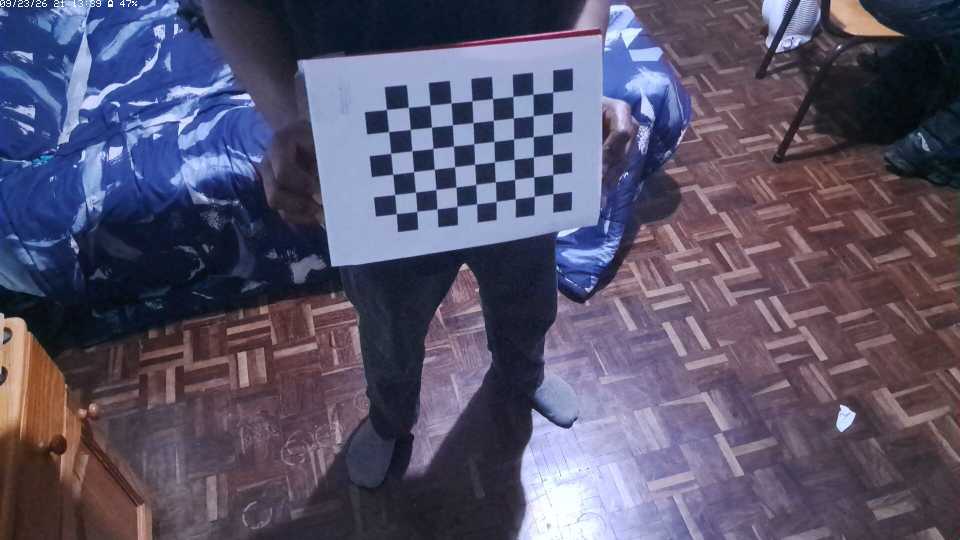
#> input picture 01_camera_calibration/images/calibration_000.png, 1920 x 1080 px, given in place of the camera (shown at 1/2 size)
$ python filter_rover_pose.py   (older library calls are emulated)
#> lines starting #> are read from the running program, lines starting #| are printed output that depends on the picture
from __future__ import annotations

import cv2
import json
import math
import time
from collections import deque
from dataclasses import dataclass
from pathlib import Path

import numpy as np


# ============================================================
# PATHS
# ============================================================

SCRIPT_DIR = Path(__file__).resolve().parent
CV_ROOT = SCRIPT_DIR.parent
CALIBRATION_DIR = CV_ROOT / "calibration"
CAPTURE_DIR = SCRIPT_DIR / "captures"

CAMERA_CALIBRATION_FILE = CALIBRATION_DIR / "camera_calibration.json"
ARENA_CALIBRATION_FILE = CALIBRATION_DIR / "arena_calibration.json"

CAPTURE_DIR.mkdir(parents=True, exist_ok=True)


# ============================================================
# USER SETTINGS
# ============================================================

CAMERA_URL = "http://196.24.154.126:8080/video"

ARUCO_DICTIONARY = cv2.aruco.DICT_4X4_50
ROVER_MARKER_ID = 29

# Step 6: heading validation showed the fixed correction was
# negligible, so keep this at zero.
MARKER_HEADING_OFFSET_DEG = 0.0

# Step 7: body-frame compensation from ArUco centre to rover centre.
ROVER_CENTRE_LEFT_MM = 64.0
ROVER_CENTRE_FORWARD_MM = 90.0


# ============================================================
# TEMPORAL FILTER SETTINGS
# ============================================================

# EMA time constants.
# Smaller = more responsive, larger = smoother.
POSITION_FILTER_TAU_S = 0.12
HEADING_FILTER_TAU_S = 0.08

# Generous physical outlier gates.
# These are intentionally much larger than expected rover motion.
MAX_TRANSLATIONAL_SPEED_MM_S = 2500.0
MAX_ANGULAR_SPEED_DEG_S = 900.0

# Allow a little extra measurement movement even at tiny dt.
POSITION_GATE_MARGIN_MM = 30.0
HEADING_GATE_MARGIN_DEG = 8.0

# How long the last good pose may be retained during a short
# marker dropout. After this, the pose becomes invalid.
POSE_HOLD_SECONDS = 0.50

# Recent accepted/missed detections used for operational confidence.
CONFIDENCE_WINDOW_FRAMES = 20

# Marker pixel-size quality.
# Detection can work below FULL_CONF_MARKER_SIDE_PX, but a larger
# marker generally gives more reliable corner localisation.
MIN_USABLE_MARKER_SIDE_PX = 20.0
FULL_CONF_MARKER_SIDE_PX = 60.0

RECONNECT_DELAY_S = 1.0


# ============================================================
# DATA TYPES
# ============================================================

@dataclass
class PoseMeasurement:
    x_mm: float
    y_mm: float
    heading_deg: float
    marker_side_px: float
    timestamp: float


@dataclass
class FilteredPose:
    x_mm: float
    y_mm: float
    heading_deg: float
    confidence: float
    valid: bool
    stale: bool
    age_s: float
    marker_detected: bool
    measurement_accepted: bool


# ============================================================
# LOAD CALIBRATION
# ============================================================

def load_json(path: Path) -> dict:
    if not path.exists():
        raise FileNotFoundError(f"Missing required file: {path}")

    with path.open("r", encoding="utf-8") as file:
        return json.load(file)


camera_data = load_json(CAMERA_CALIBRATION_FILE)
#> (reads 01_camera_calibration/camera_calibration.json from the repository)
arena_data = load_json(ARENA_CALIBRATION_FILE)
#> (reads 02_arena_homography/arena_calibration.json from the repository)

camera_matrix = np.array(
    camera_data["camera_matrix"],
    dtype=np.float64
)

dist_coeffs = np.array(
    camera_data["distortion_coefficients"],
    dtype=np.float64
)

camera_width = int(camera_data["image_width"])
camera_height = int(camera_data["image_height"])

H_world = np.array(
    arena_data["homography_image_to_world"],
    dtype=np.float64
)

H_birdseye = np.array(
    arena_data["homography_image_to_birdseye"],
    dtype=np.float64
)

birdseye_width = int(arena_data["birdseye_width"])
birdseye_height = int(arena_data["birdseye_height"])

arena_width_mm = float(arena_data["arena_width_mm"])
arena_height_mm = float(arena_data["arena_height_mm"])


# ============================================================
# PRECOMPUTE UNDISTORTION
# ============================================================

map1, map2 = cv2.initUndistortRectifyMap(
    camera_matrix,
    dist_coeffs,
    None,
    camera_matrix,
    (camera_width, camera_height),
    cv2.CV_32FC1
)


# ============================================================
# ARUCO DETECTOR
# ============================================================

aruco_dictionary = cv2.aruco.getPredefinedDictionary(
    ARUCO_DICTIONARY
)

detector_parameters = cv2.aruco.DetectorParameters()
detector_parameters.cornerRefinementMethod = (
    cv2.aruco.CORNER_REFINE_SUBPIX
)

if hasattr(cv2.aruco, "ArucoDetector"):
    aruco_detector = cv2.aruco.ArucoDetector(
        aruco_dictionary,
        detector_parameters
    )
else:
    aruco_detector = None


# ============================================================
# MATH HELPERS
# ============================================================

# [84 lines left out: functions shortest_angle_delta_deg, ema_alpha, transform_points, line_intersection, not called in this run]


# ============================================================
# CAMERA
# ============================================================

def open_camera() -> cv2.VideoCapture:
    cap = cv2.VideoCapture()

    try:
        cap.set(cv2.CAP_PROP_OPEN_TIMEOUT_MSEC, 5000)
        cap.set(cv2.CAP_PROP_READ_TIMEOUT_MSEC, 3000)
    except Exception:
        pass

    cap.open(CAMERA_URL)

    if not cap.isOpened():
        raise RuntimeError(
            f"Could not open camera stream: {CAMERA_URL}"
        )

    return cap


# [18 lines left out: function reconnect_camera, not called in this run]


def undistort_frame(frame: np.ndarray) -> np.ndarray:
    h, w = frame.shape[:2]

    if (w, h) != (camera_width, camera_height):
        raise RuntimeError(
            f"Camera returned {w}x{h}, but calibration expects "
            f"{camera_width}x{camera_height}."
        )

    return cv2.remap(
        frame,
        map1,
        map2,
        interpolation=cv2.INTER_LINEAR
    )


# ============================================================
# ARUCO -> RAW COMPENSATED ROVER MEASUREMENT
# ============================================================

def detect_rover_marker(
    undistorted: np.ndarray
) -> np.ndarray | None:

    gray = cv2.cvtColor(
        undistorted,
        cv2.COLOR_BGR2GRAY
    )

    if aruco_detector is not None:
        corners, ids, _ = (
            aruco_detector.detectMarkers(gray)
        )
    else:
        corners, ids, _ = (
            cv2.aruco.detectMarkers(
                gray,
                aruco_dictionary,
                parameters=detector_parameters
            )
        )

    if ids is None:
        return None

    for marker_corners, marker_id in zip(
        corners,
        ids.flatten()
    ):
        if int(marker_id) == ROVER_MARKER_ID:
            return (
                marker_corners
                .reshape(4, 2)
                .astype(np.float64)
            )

    return None


# [125 lines left out: functions calculate_heading_deg, marker_to_rover_centre, mean_marker_side_px, make_raw_measurement, not called in this run]


# ============================================================
# TEMPORAL POSE FILTER
# ============================================================

class RoverPoseFilter:
    def __init__(self) -> None:
        self.reset()

    def reset(self) -> None:
        self.initialised = False

        self.x_mm = 0.0
        self.y_mm = 0.0
        self.heading_deg = 0.0

        self.last_filter_time: float | None = None
        self.last_good_time: float | None = None

        self.last_measurement: PoseMeasurement | None = None

        self.recent_acceptance = deque(
            maxlen=CONFIDENCE_WINDOW_FRAMES
        )

        self.last_size_score = 0.0

    # [65 lines left out: functions marker_size_score, is_plausible, not called in this run]

    def update(
        self,
        measurement: PoseMeasurement | None,
        now: float
    ) -> FilteredPose | None:

        marker_detected = (
            measurement is not None
        )

        measurement_accepted = False

        if measurement is not None:

            size_score = self.marker_size_score(
                measurement.marker_side_px
            )

            if (
                size_score > 0.0
                and self.is_plausible(measurement)
            ):

                measurement_accepted = True
                self.last_size_score = size_score

                if not self.initialised:

                    self.x_mm = measurement.x_mm
                    self.y_mm = measurement.y_mm
                    self.heading_deg = measurement.heading_deg

                    self.initialised = True

                else:

                    if self.last_filter_time is None:
                        dt = 1.0 / 30.0
                    else:
                        dt = max(
                            1e-3,
                            now - self.last_filter_time
                        )

                    alpha_position = ema_alpha(
                        dt,
                        POSITION_FILTER_TAU_S
                    )

                    alpha_heading = ema_alpha(
                        dt,
                        HEADING_FILTER_TAU_S
                    )

                    self.x_mm += (
                        alpha_position
                        * (
                            measurement.x_mm
                            - self.x_mm
                        )
                    )

                    self.y_mm += (
                        alpha_position
                        * (
                            measurement.y_mm
                            - self.y_mm
                        )
                    )

                    heading_delta = shortest_angle_delta_deg(
                        measurement.heading_deg,
                        self.heading_deg
                    )

                    self.heading_deg = (
                        self.heading_deg
                        + alpha_heading * heading_delta
                    ) % 360.0

                self.last_good_time = now
                self.last_measurement = measurement

        self.recent_acceptance.append(
            1 if measurement_accepted else 0
        )

        self.last_filter_time = now

        if not self.initialised:
            return None

        if self.last_good_time is None:
            return None

        age_s = max(
            0.0,
            now - self.last_good_time
        )

        valid = (
            age_s <= POSE_HOLD_SECONDS
        )

        stale = (
            age_s > 0.05
        )

        hit_ratio = (
            sum(self.recent_acceptance)
            / max(1, len(self.recent_acceptance))
        )

        # Operational confidence:
        #   65% recent accepted-detection ratio
        #   35% marker pixel-size quality
        base_confidence = (
            0.65 * hit_ratio
            + 0.35 * self.last_size_score
        )

        # During a short dropout, confidence decays smoothly.
        if age_s > 0.0:
            decay = math.exp(
                -3.0
                * age_s
                / max(POSE_HOLD_SECONDS, 1e-6)
            )
        else:
            decay = 1.0

        confidence = float(
            np.clip(
                base_confidence * decay,
                0.0,
                1.0
            )
        )

        if not valid:
            confidence = 0.0

        return FilteredPose(
            x_mm=float(self.x_mm),
            y_mm=float(self.y_mm),
            heading_deg=float(self.heading_deg),
            confidence=confidence,
            valid=valid,
            stale=stale,
            age_s=float(age_s),
            marker_detected=marker_detected,
            measurement_accepted=measurement_accepted
        )


# ============================================================
# DISPLAY HELPERS
# ============================================================

# [56 lines left out: functions world_to_birdseye, draw_heading_arrow, not called in this run]


def draw_display(
    birdseye: np.ndarray,
    raw: PoseMeasurement | None,
    filtered: FilteredPose | None,
    corners_px: np.ndarray | None
) -> np.ndarray:

    display = birdseye.copy()

    # Draw detected ArUco quadrilateral.
    if corners_px is not None:

        corners_bird = transform_points(
            corners_px,
            H_birdseye
        )

        cv2.polylines(
            display,
            [
                np.round(
                    corners_bird
                ).astype(np.int32)
            ],
            True,
            (0, 255, 0),
            2
        )

    # Raw compensated pose: magenta.
    if raw is not None:

        raw_point = world_to_birdseye(
            raw.x_mm,
            raw.y_mm
        )

        cv2.circle(
            display,
            tuple(np.round(raw_point).astype(int)),
            7,
            (255, 0, 255),
            -1
        )

        draw_heading_arrow(
            display,
            raw_point,
            raw.heading_deg,
            (255, 0, 255),
            75.0,
            2
        )

    # Filtered pose: cyan centre + yellow heading.
    if filtered is not None:

        filtered_point = world_to_birdseye(
            filtered.x_mm,
            filtered.y_mm
        )

        cv2.circle(
            display,
            tuple(np.round(filtered_point).astype(int)),
            9,
            (255, 255, 0),
            -1
        )

        draw_heading_arrow(
            display,
            filtered_point,
            filtered.heading_deg,
            (0, 255, 255),
            100.0,
            4
        )

    # Status panel.
    cv2.rectangle(
        display,
        (0, 0),
        (birdseye_width, 145),
        (20, 20, 20),
        -1
    )

    if raw is None:
        raw_text = "RAW: marker not detected"
    else:
        raw_text = (
            f"RAW: x={raw.x_mm:.1f}  "
            f"y={raw.y_mm:.1f}  "
            f"h={raw.heading_deg:.1f} deg  "
            f"marker={raw.marker_side_px:.0f}px"
        )

    cv2.putText(
        display,
        raw_text,
        (15, 28),
        cv2.FONT_HERSHEY_SIMPLEX,
        0.50,
        (255, 0, 255),
        1
    )

    if filtered is None:

        filtered_text = (
            "FILTERED: waiting for first valid pose"
        )

        filtered_colour = (
            0, 220, 255
        )

        confidence_text = (
            "confidence=0.00  valid=False"
        )

    else:

        filtered_text = (
            f"FILTERED: x={filtered.x_mm:.1f}  "
            f"y={filtered.y_mm:.1f}  "
            f"h={filtered.heading_deg:.1f} deg"
        )

        if filtered.valid and filtered.confidence >= 0.75:
            filtered_colour = (0, 255, 0)
        elif filtered.valid:
            filtered_colour = (0, 220, 255)
        else:
            filtered_colour = (0, 0, 255)

        confidence_text = (
            f"confidence={filtered.confidence:.2f}  "
            f"valid={filtered.valid}  "
            f"stale={filtered.stale}  "
            f"age={filtered.age_s:.2f}s  "
            f"accepted={filtered.measurement_accepted}"
        )

    cv2.putText(
        display,
        filtered_text,
        (15, 58),
        cv2.FONT_HERSHEY_SIMPLEX,
        0.54,
        filtered_colour,
        2
    )

    cv2.putText(
        display,
        confidence_text,
        (15, 87),
        cv2.FONT_HERSHEY_SIMPLEX,
        0.45,
        filtered_colour,
        1
    )

    cv2.putText(
        display,
        (
            "MAGENTA=raw pose   CYAN/YELLOW=filtered pose"
        ),
        (15, 115),
        cv2.FONT_HERSHEY_SIMPLEX,
        0.42,
        (210, 210, 210),
        1
    )

    cv2.putText(
        display,
        "R=reset filter   S=save snapshot   Q=quit",
        (15, 137),
        cv2.FONT_HERSHEY_SIMPLEX,
        0.40,
        (180, 180, 180),
        1
    )

    return display


# ============================================================
# OUTPUT JSON
# ============================================================

def build_pose_document(
    raw: PoseMeasurement | None,
    filtered: FilteredPose | None
) -> dict:

    raw_document = None

    if raw is not None:
        raw_document = {
            "x_mm": round(raw.x_mm, 2),
            "y_mm": round(raw.y_mm, 2),
            "heading_deg": round(
                raw.heading_deg,
                2
            ),
            "marker_side_px": round(
                raw.marker_side_px,
                2
            ),
        }

    filtered_document = None

    if filtered is not None:
        filtered_document = {
            "x_mm": round(filtered.x_mm, 2),
            "y_mm": round(filtered.y_mm, 2),
            "heading_deg": round(
                filtered.heading_deg,
                2
            ),
            "confidence": round(
                filtered.confidence,
                3
            ),
            "valid": filtered.valid,
            "stale": filtered.stale,
            "age_s": round(
                filtered.age_s,
                3
            ),
            "marker_detected":
                filtered.marker_detected,
            "measurement_accepted":
                filtered.measurement_accepted,
        }

    return {
        "marker": {
            "dictionary": "DICT_4X4_50",
            "id": ROVER_MARKER_ID,
        },

        "body_offset_mm": {
            "left": ROVER_CENTRE_LEFT_MM,
            "forward": ROVER_CENTRE_FORWARD_MM,
        },

        "raw_pose": raw_document,

        "filtered_pose": filtered_document,
    }


# [39 lines left out: function save_snapshot, not called in this run]


# ============================================================
# MAIN
# ============================================================

def main() -> None:

    print()
    print("AI LEARNER - STEP 8 POSE FILTERING + CONFIDENCE")
    print("================================================")
    print()
    print("ArUco       : DICT_4X4_50 / ID 29")
    print(
        f"Body offset : {ROVER_CENTRE_LEFT_MM:.0f} mm LEFT, "
        f"{ROVER_CENTRE_FORWARD_MM:.0f} mm FORWARD"
    )
    print()
    print(
        f"Pose hold timeout : {POSE_HOLD_SECONDS:.2f} s"
    )
    print()
    print("Controls:")
    print("  R : reset temporal filter")
    print("  S : save current raw + filtered pose")
    print("  Q : quit")
    print()

    cap = open_camera()
    pose_filter = RoverPoseFilter()

    last_display = None
    last_document = None

    while True:

        ret, frame = cap.read()
#> frame is the input picture: shape (1080, 1920, 3); mean B, G, R 106.6, 83, 87.9

        if not ret or frame is None:
            cap = reconnect_camera(
                cap
            )
            continue

        now = time.monotonic()

        undistorted = undistort_frame(
            frame
        )
#> in undistort_frame, `return cv2.remap( frame, map1, map2, interpolation=cv2.INTER_LINEAR )`:
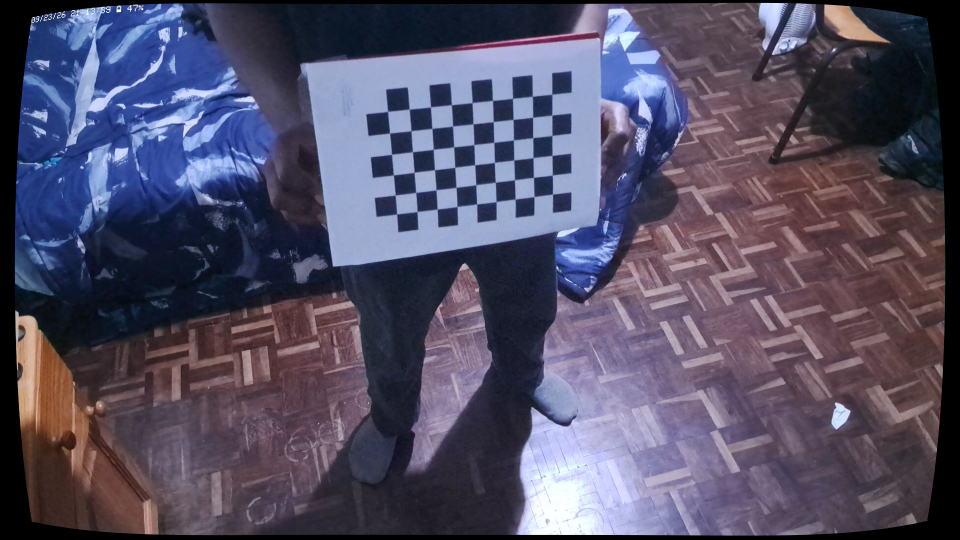
#> returned value: shape (1080, 1920, 3) (shown at 1/2 size); mean of channels 0, 1, 2 100.7, 78.4, 82.9; drawn as B, G, R

        corners = detect_rover_marker(
            undistorted
        )
#> in detect_rover_marker, `gray = cv2.cvtColor( undistorted, cv2.COLOR_BGR2GRAY )`:
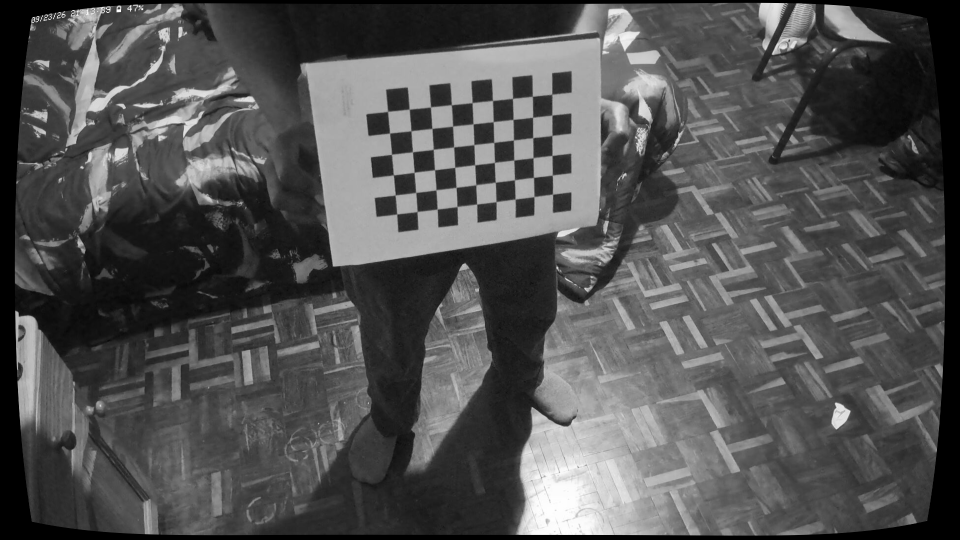
#> gray: shape (1080, 1920) (shown at 1/2 size); min 0, max 254, mean 82.2
#> in detect_rover_marker, `corners, ids, _ = ( aruco_detector.detectMarkers(gray) )`: corners = (); ids = None

        raw_measurement = None

        if corners is not None:
            raw_measurement = make_raw_measurement(
                corners,
                now
            )

        filtered_pose = pose_filter.update(
            raw_measurement,
            now
        )

        birdseye = cv2.warpPerspective(
            undistorted,
            H_birdseye,
            (
                birdseye_width,
                birdseye_height
            )
        )
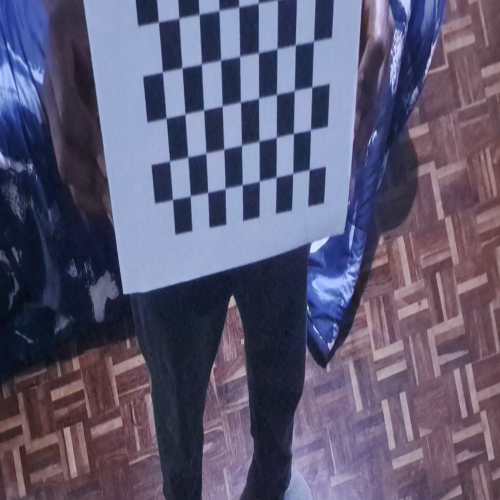
#> birdseye: shape (1000, 1000, 3) (shown at 1/2 size); mean B, G, R 115, 89.1, 93.4

        display = draw_display(
            birdseye,
            raw_measurement,
            filtered_pose,
            corners
        )
#> in draw_display, `cv2.putText( display, "R=reset filter   S=save snapshot   Q=quit", (15..`:
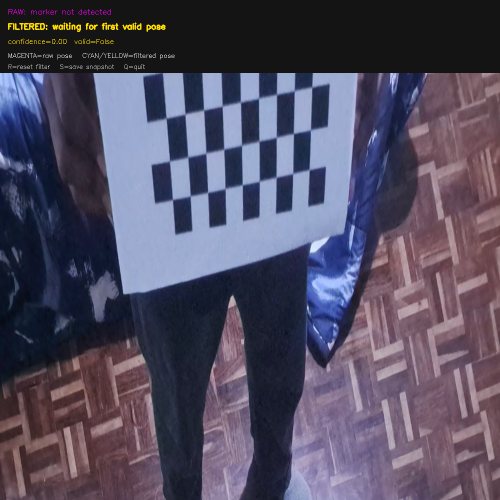
#> display: shape (1000, 1000, 3) (shown at 1/2 size); mean B, G, R 97.2, 77.1, 82.3

        document = build_pose_document(
            raw_measurement,
            filtered_pose
        )

        last_display = display.copy()
        last_document = document

        cv2.imshow(
            "Filtered Rover Pose",
            display
        )

        key = cv2.waitKey(1) & 0xFF
#> (key q is pressed here)

        if key in (
            ord("q"),
            ord("Q")
        ):
            break

        elif key in (
            ord("r"),
            ord("R")
        ):
            pose_filter.reset()
            print("\nPose filter reset.")

        elif key in (
            ord("s"),
            ord("S")
        ):
            if (
                last_display is not None
                and last_document is not None
            ):
                save_snapshot(
                    last_display,
                    last_document
                )

    cap.release()
    cv2.destroyAllWindows()


if __name__ == "__main__":
    main()
